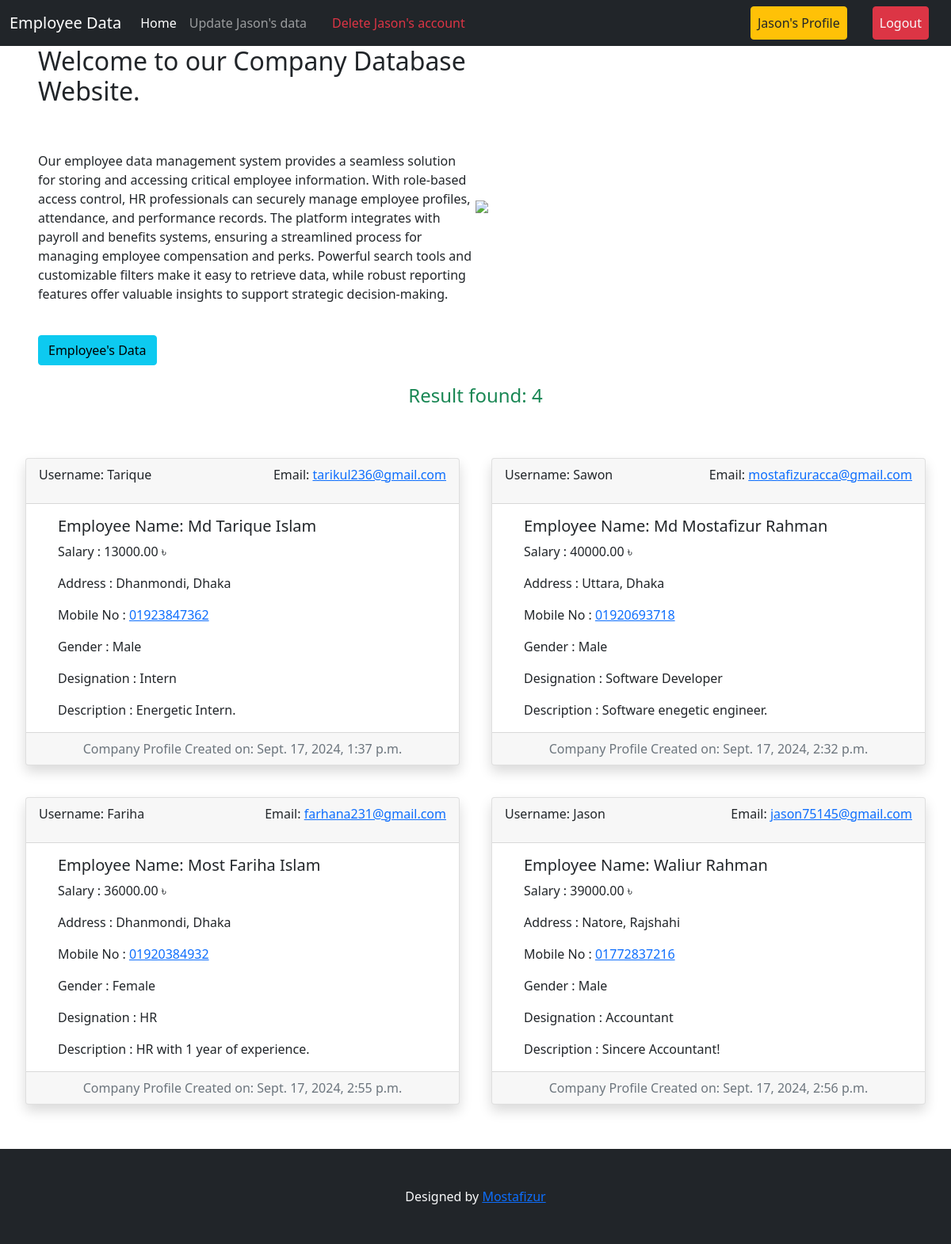
The page / (signed in) on the database its author committed.
### main_data/models.py (models this page shows)
class E_data(models.Model):
  DESIGNATION_CHOICES = [
      ('Manager', 'Manager'),
      ('Accountant', 'Accountant'),
      ('HR', 'HR'),
      ('Software Developer', 'Software Developer'),
      ('Intern', 'Intern'),
  ]
  GENDER_CHOICES = [
      ('Male', 'Male'),
      ('Female', 'Female'),
  ]
  name = models.OneToOneField(User, on_delete=models.CASCADE)
  employee = models.CharField(max_length=40, blank=True, null=True)
  address = models.TextField()
  phone = models.CharField(max_length=14)
  salary = models.DecimalField(max_digits=10, decimal_places=2)
  designation = models.CharField(max_length=20, choices=DESIGNATION_CHOICES)
  gender = models.CharField(max_length=20, blank=True, choices=GENDER_CHOICES)
  created_on = models.DateTimeField(blank=True, null=True, auto_now_add=True)
  description = models.TextField(blank=True, null=True)
  def __str__(self):
    return self.name.username

### main_data/views.py (the view)
# urls.py: 2. Add a URL to urlpatterns:  path('', views.home, name='home')
def home(request):
  data = E_data.objects.all()
  return render(request, 'home.html', {'data': data})

### profiles/context_processors.py (called while the page is built)
def user_data(request):
    if request.user.is_authenticated:
        try:
            data = E_data.objects.get(name=request.user)
        except E_data.DoesNotExist:
            data = None
        return {'base': data, "user": request.user}
    return {}

### main_data/templates/home.html (shortened to what this page needs)
{% extends 'base.html' %}
{% block content %}
<div class="d-flex flex-wrap px-5 align-items-center">
  <div class="col-6">
    <h2>Welcome to our Company Database Website.</h2>
    <br><br>
    <p>
      Our employee data management system provides a seamless solution for storing and accessing critical employee information. With role-based access control, HR professionals can securely manage employee profiles, attendance, and performance records. The platform integrates with payroll and benefits systems, ensuring a streamlined process for managing employee compensation and perks. Powerful search tools and customizable filters make it easy to retrieve data, while robust reporting features offer valuable insights to support strategic decision-making.
    </p>
    <br>
    <a class="btn btn-info" href="#e-data">Employee's Data</a>
  </div>
  <div class="col-6">
<img class="w-100" src="https://img.freepik.com/premium-vector/teamwork-triumph-vector-illustration-business-team_1168402-1984.jpg" />
  </div>
</div>
<div class="p-4">
  <div id="e-data" class="">
    <center><h4 class="text-success"> Result found: {{data | length}}</h4></center>
    <div class="row pt-5 gy-4">
      {% for post in data %}
      <div class="col-md-6 ">
        <div class="card shadow m-2">
          <div class="card-header">
            <div class="d-flex justify-content-between align-items-center">
              <p>Username: {{post.name.username}} </p>
              <p>Email: <a href="mailto:{{post.name.email}}">{{post.name.email}}</a> </p>
            </div>
          </div>
          <div class="card-body mx-4">
            <h5 class="card-title">Employee Name: {{post.employee}}</h5>
            <p class="card-text">Salary : {{post.salary}} ৳</p>
            <p class="card-text">Address : {{post.address}}</p>
            <p class="card-text">Mobile No : <a href="tel:5{{post.phone}}p000">{{post.phone}}</a></p>
            <p class="card-text">Gender : {{post.gender}}</p>
            <p class="card-text">Designation : {{post.designation}}</p>
            <p class="card-text">Description : {{post.description}}</p>
          </div>
          <div class="card-footer text-muted">
            <center>Company Profile Created on: {{post.created_on}}</center>
          </div>
        </div>
      </div>
      {% endfor %}
    </div>
  </div>
</div>
{% endblock %}

### templates/base.html (shortened to what this page needs)
<!DOCTYPE html>
<html lang="en">
  <head>
    <link
      href="https://cdn.jsdelivr.net/npm/bootstrap@5.0.2/dist/css/bootstrap.min.css"
      rel="stylesheet"
    />
  </head>
  <body>
    <nav class="navbar navbar-expand-lg navbar-dark bg-dark sticky-top">
      <div class="container-fluid">
        <a class="navbar-brand" href="{% url 'homepage' %}">Employee Data</a>
        <div class="collapse navbar-collapse" id="navbarSupportedContent">
          <ul class="navbar-nav me-auto mb-2 mb-lg-0">
            <li class="nav-item">
              <a
                class="nav-link active"
                aria-current="page"
                href="{% url 'homepage' %}"
                >Home</a
              >
            </li>
            {% if base.id %}
            <li class="nav-item">
              <a
                class="nav-link"
                href="{% url 'update_data_form' base.id %}"
                >Update {{base}}'s data</a
              >
            </li>
            {% endif %}
            {% if request.user.is_authenticated %}
            {% if not request.user.is_superuser %}
            <li class="nav-item ms-3">
              <a
                class="nav-link text-danger"
                href="{% url 'delete_user_data' %}"
                >Delete {{user}}'s account</a
              >
            </li>
            {% endif %}
            {% endif %}
          </ul>
          <div class="d-flex">
            <ul class="navbar-nav me-auto mb-2 mb-lg-0">
              {% if request.user.is_authenticated %}
              <li class="nav-item mx-3">
                <a
                  class="nav-link btn btn-warning text-dark"
                  href="{% url 'profile' %}"
                  >{{user.username}}'s Profile</a
                >
              </li>
              <li class="nav-item mx-3">
                <a
                  class="nav-link btn btn-danger text-light"
                  href="{% url 'user_logout' %}"
                  >Logout</a
                >
              </li>
              {% endif %}
            </ul>
          </div>
        </div>
      </div>
    </nav>
    {% block content %} {% endblock %}
    <footer class="mt-4 py-5 bg-dark">
      <center class="text-light"> Designed by <a href="#">Mostafizur</a></center>
    </footer>
  </body>
</html>

### rows shown on the page
E_data: name.username "Jason", name.email "jason75145@gmail.com", employee "Waliur Rahman", salary "39000.00", address "Natore, Rajshahi", phone "01772837216", gender "Male", designation "Accountant", description "Sincere Accountant!", created_on "Sept. 17, 2024, 2:56 p.m."
E_data: name.username "Tarique", name.email "tarikul236@gmail.com", employee "Md Tarique Islam", salary "13000.00", address "Dhanmondi, Dhaka", phone "01923847362", gender "Male", designation "Intern", description "Energetic Intern.", created_on "Sept. 17, 2024, 1:37 p.m."
E_data: name.username "Sawon", name.email "mostafizuracca@gmail.com", employee "Md Mostafizur Rahman", salary "40000.00", address "Uttara, Dhaka", phone "01920693718", gender "Male", designation "Software Developer", description "Software enegetic engineer.", created_on "Sept. 17, 2024, 2:32 p.m."
E_data: name.username "Fariha", name.email "farhana231@gmail.com", employee "Most Fariha Islam", salary "36000.00", address "Dhanmondi, Dhaka", phone "01920384932", gender "Female", designation "HR", description "HR with 1 year of experience.", created_on "Sept. 17, 2024, 2:55 p.m."

### other values the page prints
{{ user }} "Jason"
{{ user.username }} "Jason"
{{ data | length }} "4"
